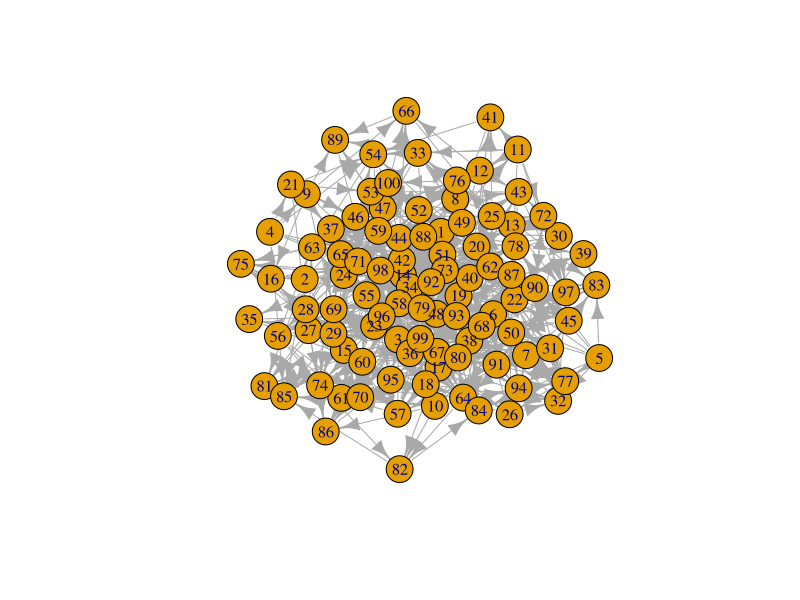
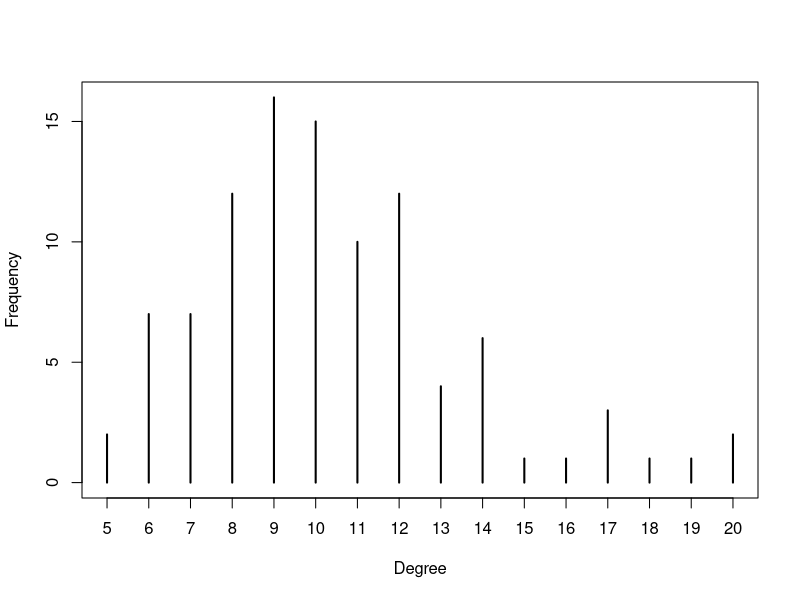

Generate these figures, in order, with R:
library(igraph)
make_random <-function(num,prob)
{
  G = make_empty_graph(n=num)
  for(i in 1:(num-1))
  {
    for(j in (i+1):num)
    {
      r=runif(1)
      if(r<=prob){
        G=G+edge(i,j)
      }
    }
  }
  return (G)
}
G=make_random(100,0.1)
plot(G)

t = table(degree(G))
plot(t , xlab="Degree", ylab="Frequency")
